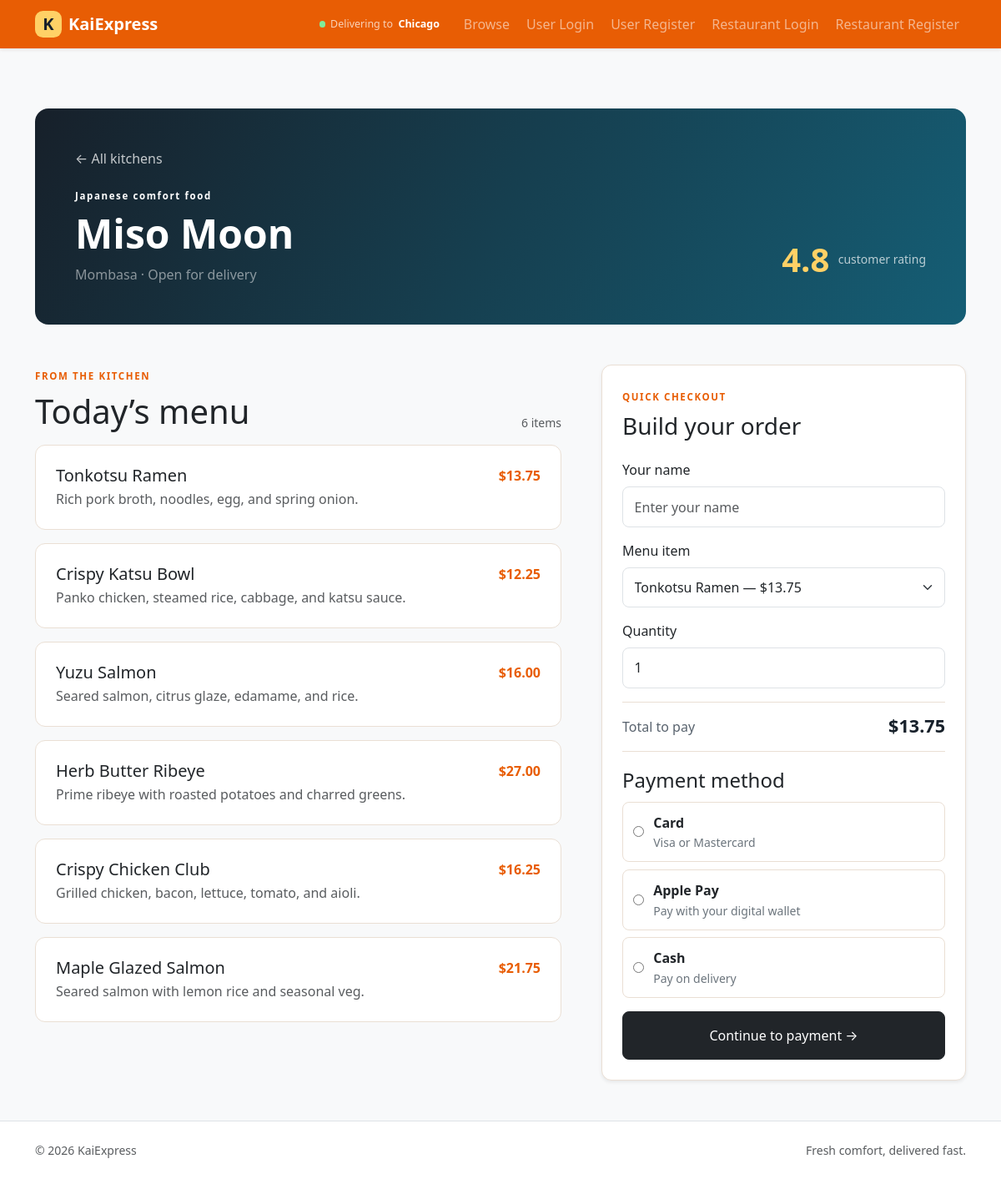
/restaurant/6, run on the app's committed database.
### packages/models.py (models this page shows, shortened)
class User(db.Model, UserMixin):
    __tablename__ = "users"
    id = db.Column(db.Integer, primary_key=True)
    name = db.Column(db.String(100), nullable=False)
    email = db.Column(db.String(120), unique=True, nullable=False)
    password_hash = db.Column(db.String(255), nullable=False)
    is_restaurant = db.Column(db.Boolean, default=False)
    cuisine = db.Column(db.String(80))
    city = db.Column(db.String(80))
    menu_items = db.relationship(
        "MenuItem",
        backref="restaurant",
        lazy=True
    )
    customer_orders = db.relationship(
        "Order",
        foreign_keys="Order.customer_id",
        backref="customer",
        lazy=True
    )
    restaurant_orders = db.relationship(
        "Order",
        foreign_keys="Order.restaurant_id",
        backref="restaurant",
        lazy=True
    )

class MenuItem(db.Model):
    __tablename__ = "menu_items"
    id = db.Column(db.Integer, primary_key=True)
    title = db.Column(db.String(120), nullable=False)
    description = db.Column(db.Text, nullable=False)
    price = db.Column(db.Float, nullable=False)
    restaurant_id = db.Column(
        db.Integer,
        db.ForeignKey("users.id"),
        nullable=False
    )

### packages/user_routes.py (the view)
    @app.route("/restaurant/<int:restaurant_id>")
    def restaurant_page(restaurant_id):
        restaurant = User.query.filter_by(id=restaurant_id, is_restaurant=True).first()
        if not restaurant:
            return redirect(url_for("home"))
        menu = MenuItem.query.filter_by(restaurant_id=restaurant_id).all()
        return render_template("user/restaurant.html", restaurant=restaurant, menu=menu)

### packages/templates/user/restaurant.html (shortened to what this page needs)
{% extends "base.html" %}
{% block content %}
<section class="restaurant-header p-4 p-lg-5 mb-5">
  <div class="d-flex flex-wrap justify-content-between align-items-end gap-4">
    <div><a class="back-link" href="{{ url_for('home') }}">&larr; All kitchens</a><span class="eyebrow d-block mt-4">{{ restaurant.cuisine }}</span><h1 class="display-5 fw-bold mt-2 mb-2">{{ restaurant.name }}</h1><p class="mb-0 text-white-50">{{ restaurant.city }} &middot; Open for delivery</p></div>
    <div class="header-rating"><span>4.8</span><small>customer rating</small></div>
  </div>
</section>
<div class="row g-5 align-items-start">
  <div class="col-lg-7">
    <div class="d-flex justify-content-between align-items-end mb-3"><div><span class="eyebrow text-primary">FROM THE KITCHEN</span><h2 class="h1 mt-2 mb-0">Today&rsquo;s menu</h2></div><span class="text-body-secondary small">{{ menu|length }} items</span></div>
    <div class="vstack gap-3">
      {% for item in menu %}
      <article class="menu-row p-3 p-sm-4">
        <div class="d-flex justify-content-between gap-3"><div><h3 class="h5 mb-1">{{ item.title }}</h3><p class="text-body-secondary mb-0">{{ item.description }}</p></div><strong class="price">${{ '%.2f'|format(item.price) }}</strong></div>
      </article>
      {% else %}
      <div class="empty-state p-4"><p class="mb-0">This kitchen is still updating its menu.</p></div>
      {% endfor %}
    </div>
  </div>
  <div class="col-lg-5">
      <div class="order-panel p-4 shadow-sm sticky-lg-top">
      <span class="eyebrow text-primary">QUICK CHECKOUT</span><h2 class="h3 mt-2 mb-4">Build your order</h2>
        <form id="checkout-form" action="{{ url_for('place_order', restaurant_id=restaurant.id) }}" method="post">
          <div class="mb-3">
            <label class="form-label">Your name</label>
            <input type="text" name="customer_name" class="form-control" placeholder="Enter your name" required>
          </div>
          <div class="mb-3">
            <label class="form-label">Menu item</label>
            <select name="item_id" class="form-select" required>
              {% for item in menu %}
              <option value="{{ item.id }}">{{ item.title }} — ${{ '%.2f'|format(item.price) }}</option>
              {% endfor %}
            </select>
          </div>
          <div class="mb-3">
            <label class="form-label">Quantity</label>
            <input type="number" name="quantity" class="form-control" min="1" value="1" required>
          </div>
          <div class="checkout-total d-flex justify-content-between align-items-center mb-3">
            <span>Total to pay</span>
            <strong id="checkout-total">$0.00</strong>
          </div>
          <fieldset class="mb-3">
            <legend class="form-label mb-2">Payment method</legend>
            <div class="payment-options">
              <label class="payment-option">
                <input type="radio" name="payment_method" value="card" required>
                <span><strong>Card</strong><small>Visa or Mastercard</small></span>
              </label>
              <label class="payment-option">
                <input type="radio" name="payment_method" value="mobile_money">
                <span><strong>Apple Pay</strong><small>Pay with your digital wallet</small></span>
              </label>
              <label class="payment-option">
                <input type="radio" name="payment_method" value="cash_on_delivery">
                <span><strong>Cash</strong><small>Pay on delivery</small></span>
              </label>
            </div>
          </fieldset>
          <button type="submit" class="btn btn-dark w-100 py-3"><span id="checkout-button-label">Continue to payment</span> <span aria-hidden="true">&rarr;</span></button>
        </form>
      </div>
  </div>
</div>
{% endblock %}

### packages/static/app.css (style rules this page uses)
:root { --bs-primary: #e85d04; --bs-primary-rgb: 232, 93, 4; --kai-ink: #17202a; --kai-orange: #e85d04; --kai-cream: #fff8ef; --kai-line: #eadfd4; }
html, body { min-height: 100%; }
body { display: flex; flex-direction: column; }
.btn { border-radius: 0.5rem; }
.form-control, .form-select { border-radius: 0.5rem; padding: 0.7rem 0.85rem; }
.eyebrow { font-size: 0.72rem; font-weight: 800; letter-spacing: 0.14em; }
.restaurant-header { color: white; background: linear-gradient(120deg, #17202a, #155e75); border-radius: 1rem; }
.back-link { color: rgba(255,255,255,.75); text-decoration: none; }
.header-rating { display: flex; align-items: center; gap: .65rem; }
.header-rating span { font-size: 2.5rem; font-weight: 700; color: #ffd166; }
.header-rating small { color: rgba(255,255,255,.7); }
.menu-row, .order-panel, .metric-card { background: white; border: 1px solid var(--kai-line); border-radius: .75rem; }
.menu-row { transition: border-color .2s ease, transform .2s ease; }
.price { white-space: nowrap; color: var(--kai-orange); }
.order-panel { top: 1.5rem; }
.checkout-total { padding: .8rem 0; border-top: 1px solid var(--kai-line); border-bottom: 1px solid var(--kai-line); color: #59636e; }
.checkout-total strong { color: var(--kai-ink); font-size: 1.35rem; }
.payment-options { display: grid; gap: .55rem; }
.payment-option { display: flex; align-items: center; gap: .7rem; padding: .75rem; border: 1px solid var(--kai-line); border-radius: .5rem; cursor: pointer; }
.payment-option input { accent-color: var(--kai-orange); }
.payment-option span { display: flex; flex-direction: column; gap: .1rem; }
.payment-option small { color: #6c757d; }

### data on the page
User: cuisine "Japanese comfort food", name "Miso Moon", city "Mombasa"
MenuItem: title "Tonkotsu Ramen", description "Rich pork broth, noodles, egg, and spring onion.", price "13.75"
MenuItem: title "Crispy Katsu Bowl", description "Panko chicken, steamed rice, cabbage, and katsu sauce.", price "12.25"
MenuItem: title "Yuzu Salmon", description "Seared salmon, citrus glaze, edamame, and rice.", price "16.00"
MenuItem: title "Herb Butter Ribeye", description "Prime ribeye with roasted potatoes and charred greens.", price "27.00"
MenuItem: title "Crispy Chicken Club", description "Grilled chicken, bacon, lettuce, tomato, and aioli.", price "16.25"
MenuItem: title "Maple Glazed Salmon", description "Seared salmon with lemon rice and seasonal veg.", price "21.75"

### other printed values
{{ menu|length }} "6"
form field item_id "Tonkotsu Ramen — $13.75"
